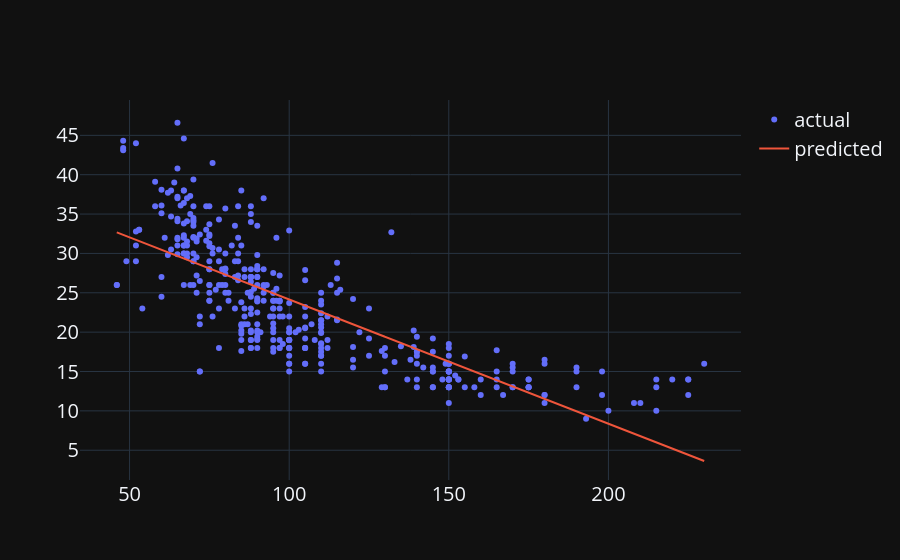

Notebook code cell kept with this figure:
### Code cell
import plotly.graph_objects as go
fig = go.Figure()
fig.add_trace(go.Scatter(x=auto['horsepower'], y = auto['mpg'], mode = "markers", name = "actual"))
fig.add_trace(go.Scatter(x=auto['horsepower'], y = first_degree_model.predict(auto[['horsepower']]), mode = "lines", name = "predicted"))
fig.update_layout(font_size = 20)

### Figure 1 — Plotly figure (JSON) as saved in the notebook; plotly's stock layout.template omitted (floating-point values rounded to 4 significant figures; data arrays with more than 128 entries replaced by an {"elided": "..."} marker saying what was removed)
{"data": [{"mode": "markers", "name": "actual", "x": {"elided": "392 float values"}, "y": {"elided": "392 float values"}, "type": "scatter"}, {"mode": "lines", "name": "predicted", "x": {"elided": "392 float values"}, "y": {"elided": "392 float values"}, "type": "scatter"}], "layout": {"font": {"size": 20}}}
